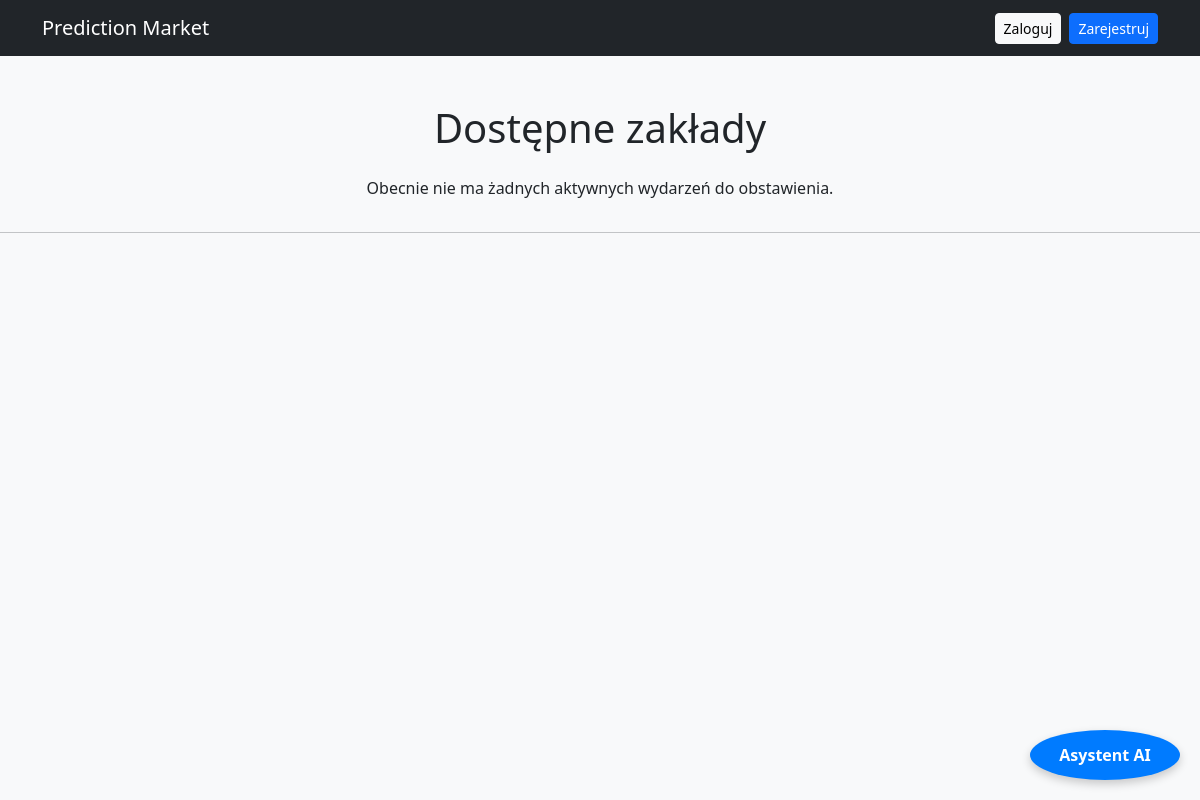
Before: / with the older database file.
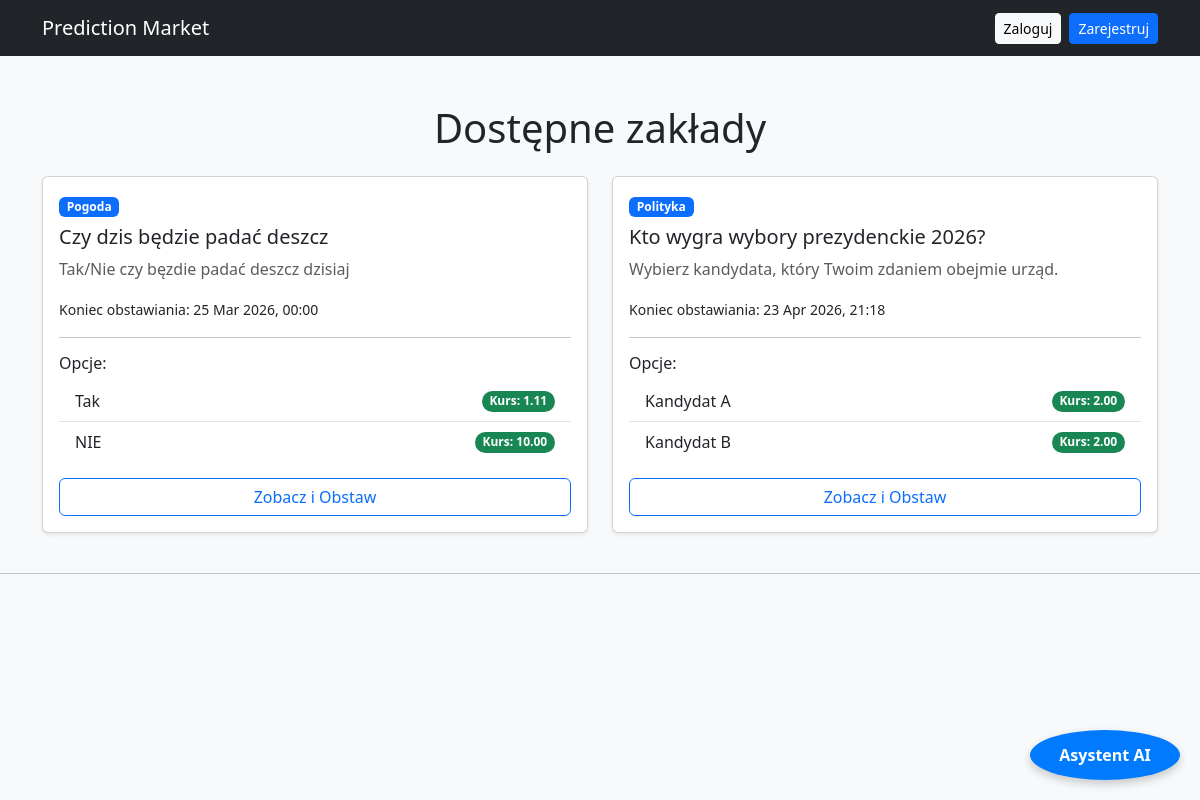
After: the same page with the newer database file.
### bets/models.py (models this page shows, shortened)
class Event(models.Model):
    title = models.CharField(max_length=200)
    category = models.ForeignKey(Category, on_delete=models.CASCADE, related_name='events')
    description = models.TextField()
    is_active = models.BooleanField(default=True)
    created_at = models.DateTimeField(auto_now_add=True)
    end_date = models.DateTimeField()

class Category(models.Model):
    name = models.CharField(max_length=100, unique=True)
    description = models.TextField(blank=True)

class Option(models.Model):
    event = models.ForeignKey(Event, on_delete=models.CASCADE, related_name='options')
    name = models.CharField(max_length=100)
    initial_liquidity = models.DecimalField(max_digits=10, decimal_places=2, default=100.00)
    @property
    def option_pool(self):
        from django.db.models import Sum
        from decimal import Decimal
        real_bets = self.bets.aggregate(total=Sum('amount'))['total'] or Decimal('0.00')
        return self.initial_liquidity + real_bets
    @property
    def odds(self):
        event_pool = sum(opt.option_pool for opt in self.event.options.all())
        return round(event_pool / self.option_pool, 2)

### bets/views.py (the view)
# urls.py: path('', views.index, name='index'),
def index(request):
    active_events = Event.objects.filter(is_active=True).order_by('end_date')
    context = {'events': active_events}
    return render(request, 'bets/index.html', context)

### bets/templates/bets/index.html (shortened to what this page needs)
<!DOCTYPE html>
<html lang="pl">
<head>
    <link href="https://cdn.jsdelivr.net/npm/bootstrap@5.3.0/dist/css/bootstrap.min.css" rel="stylesheet">
</head>
<body class="bg-light">
    <nav class="navbar navbar-expand-lg navbar-dark bg-dark mb-4">
        <div class="container">
            <a class="navbar-brand" href="{% url 'index' %}">Prediction Market</a>
            <div class="d-flex text-white align-items-center">
                {% if user.is_authenticated %}
                <span class="me-3">Witaj, <a href="{% url 'dashboard' %}" class="text-white"><b>{{user.username}}</b></a> (Stan konta: {{ user.profile.balance }} euro)</span>
                <form method="POST" action="{% url 'logout' %}" class="m-0">
                    {% csrf_token %}
                    <button type="submit" class="btn btn-sm btn-outline-light">Wyloguj</button>
                </form>
                {% else %}
                <a href="{% url 'login' %}" class="btn btn-sm btn-light me-2">Zaloguj</a>
                <a href="{% url 'register' %}" class="btn btn-sm btn-primary">Zarejestruj</a>
                {% endif %}
            </div>
        </div>
    </nav>
    <div class="container mt-5">
        <h1 class="text-center mb-4">Dostępne zakłady</h1>
        <div class="row">
            {% for event in events %}
            <div class="col-md-6 mb-4">
                <div class="card shadow-sm">
                    <div class="card-body">
                        <span class="badge bg-primary mb-2">{{ event.category.name }}</span>
                        <h5 class="card-title">{{ event.title }}</h5>
                        <p class="card-text text-muted">{{ event.description }}</p>
                        <p class="card-text"><small>Koniec obstawiania: {{ event.end_date|date:"d M Y, H:i" }}</small>
                        </p>
                        <hr>
                        <h6>Opcje:</h6>
                        <ul class="list-group list-group-flush mb-3">
                            {% for option in event.options.all %}
                            <li class="list-group-item d-flex justify-content-between align-items-center">
                                {{ option.name }}
                                <span class="badge bg-success rounded-pill">Kurs: {{ option.odds }}</span>
                            </li>
                            {% endfor %}
                        </ul>
                        <a href="{% url 'event_detail' event.id %}" class="btn btn-outline-primary w-100">Zobacz i
                            Obstaw</a>
                    </div>
                </div>
            </div>
            {% empty %}
            <div class="col-12 text-center">
                <p>Obecnie nie ma żadnych aktywnych wydarzeń do obstawienia.</p>
            </div>
            {% endfor %}
        </div>
    </div>
    <hr>
    <div id="chat-toggle"
        style="position: fixed; bottom: 20px; right: 20px; width: 150px; height: 50px; background: #007bff; color: white; border-radius: 50%; display: flex; align-items: center; justify-content: center; cursor: pointer; z-index: 1000; box-shadow: 0 4px 10px rgba(0,0,0,0.2); font-weight: bold;">
        Asystent AI
    </div>
</body>
</html>

Changed rows visible on the page:
added Event: category.name "Pogoda", title "Czy dzis będzie padać deszcz", description "Tak/Nie czy bęzdie padać deszcz dzisiaj", end_date "25 Mar 2026, 00:00"
added Option: name "Tak", odds "1.11", shown under "Pogoda"
added Option: name "NIE", odds "10.00", shown under "Pogoda"
added Event: category.name "Polityka", title "Kto wygra wybory prezydenckie 2026?", description "Wybierz kandydata, który Twoim zdaniem obejmie urząd.", end_date "23 Apr 2026, 21:18"
added Option: name "Kandydat A", odds "2.00", shown under "Polityka"
added Option: name "Kandydat B", odds "2.00", shown under "Polityka"
Other visible differences:
text no longer shown: "Obecnie nie ma żadnych aktywnych wydarzeń do obstawienia."
